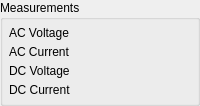
      <widget class="QGroupBox" name="verticalGroupBox">
       <property name="title">
        <string>Measurements</string>
       </property>
       <layout class="QVBoxLayout" name="verticalLayout_4">
        <property name="spacing">
         <number>5</number>
        </property>
        <property name="leftMargin">
         <number>6</number>
        </property>
        <property name="topMargin">
         <number>6</number>
        </property>
        <property name="rightMargin">
         <number>6</number>
        </property>
        <property name="bottomMargin">
         <number>6</number>
        </property>
        <item>
         <layout class="QHBoxLayout" name="horizontalLayout_9">
          <item>
           <widget class="QLabel" name="label_2">
            <property name="layoutDirection">
             <enum>Qt::RightToLeft</enum>
            </property>
            <property name="text">
             <string>AC Voltage</string>
            </property>
           </widget>
          </item>
          <item>
           <widget class="Lcd" name="lcd_2">
            <property name="sizePolicy">
             <sizepolicy hsizetype="Preferred" vsizetype="Preferred">
              <horstretch>0</horstretch>
              <verstretch>0</verstretch>
             </sizepolicy>
            </property>
            <property name="signal_path" stdset="0">
             <string>StatusAC;VoltageAC_measured</string>
            </property>
            <property name="decimal_places" stdset="0">
             <number>0</number>
            </property>
            <property name="label_visible" stdset="0">
             <bool>false</bool>
            </property>
            <property name="units_visible" stdset="0">
             <bool>true</bool>
            </property>
           </widget>
          </item>
         </layout>
        </item>
        <item>
         <layout class="QHBoxLayout" name="horizontalLayout_8">
          <item>
           <widget class="QLabel" name="label">
            <property name="layoutDirection">
             <enum>Qt::RightToLeft</enum>
            </property>
            <property name="text">
             <string>AC Current</string>
            </property>
           </widget>
          </item>
          <item>
           <widget class="Lcd" name="lcd">
            <property name="sizePolicy">
             <sizepolicy hsizetype="Minimum" vsizetype="Preferred">
              <horstretch>0</horstretch>
              <verstretch>0</verstretch>
             </sizepolicy>
            </property>
            <property name="display_units" stdset="0">
             <string/>
            </property>
            <property name="signal_path" stdset="0">
             <string>StatusAC;CurrentAC_measured</string>
            </property>
            <property name="label_visible" stdset="0">
             <bool>false</bool>
            </property>
            <property name="units_visible" stdset="0">
             <bool>true</bool>
            </property>
           </widget>
          </item>
         </layout>
        </item>
        <item>
         <layout class="QHBoxLayout" name="horizontalLayout_10">
          <item>
           <widget class="QLabel" name="label_3">
            <property name="layoutDirection">
             <enum>Qt::RightToLeft</enum>
            </property>
            <property name="text">
             <string>DC Voltage</string>
            </property>
           </widget>
          </item>
          <item>
           <widget class="Lcd" name="lcd_3">
            <property name="sizePolicy">
             <sizepolicy hsizetype="Preferred" vsizetype="Preferred">
              <horstretch>0</horstretch>
              <verstretch>0</verstretch>
             </sizepolicy>
            </property>
            <property name="display_units" stdset="0">
             <string/>
            </property>
            <property name="signal_path" stdset="0">
             <string>StatusDCParameters;VoltageDCBus_measured</string>
            </property>
            <property name="decimal_places" stdset="0">
             <number>-1</number>
            </property>
            <property name="label_override" stdset="0">
             <string>DC Voltage</string>
            </property>
            <property name="label_visible" stdset="0">
             <bool>false</bool>
            </property>
            <property name="units_visible" stdset="0">
             <bool>true</bool>
            </property>
           </widget>
          </item>
         </layout>
        </item>
        <item>
         <layout class="QHBoxLayout" name="horizontalLayout_11">
          <item>
           <widget class="QLabel" name="label_6">
            <property name="layoutDirection">
             <enum>Qt::RightToLeft</enum>
            </property>
            <property name="text">
             <string>DC Current</string>
            </property>
           </widget>
          </item>
          <item>
           <widget class="Lcd" name="lcd_4">
            <property name="sizePolicy">
             <sizepolicy hsizetype="Preferred" vsizetype="Preferred">
              <horstretch>0</horstretch>
              <verstretch>0</verstretch>
             </sizepolicy>
            </property>
            <property name="signal_path" stdset="0">
             <string>StatusDCParameters;CurrentDC_measured</string>
            </property>
            <property name="label_visible" stdset="0">
             <bool>false</bool>
            </property>
           </widget>
          </item>
         </layout>
        </item>
       </layout>
      </widget>
